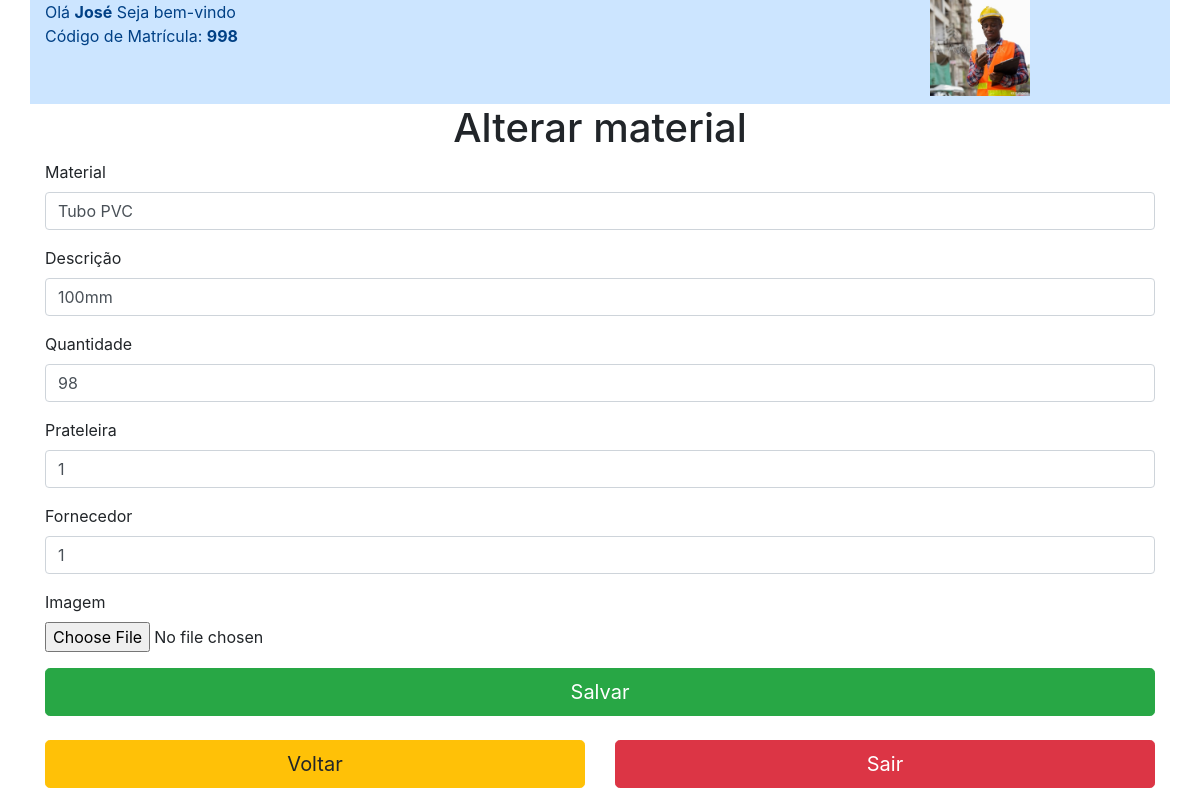
Before: /editar.php?id=1 (signed in) with the older database file.
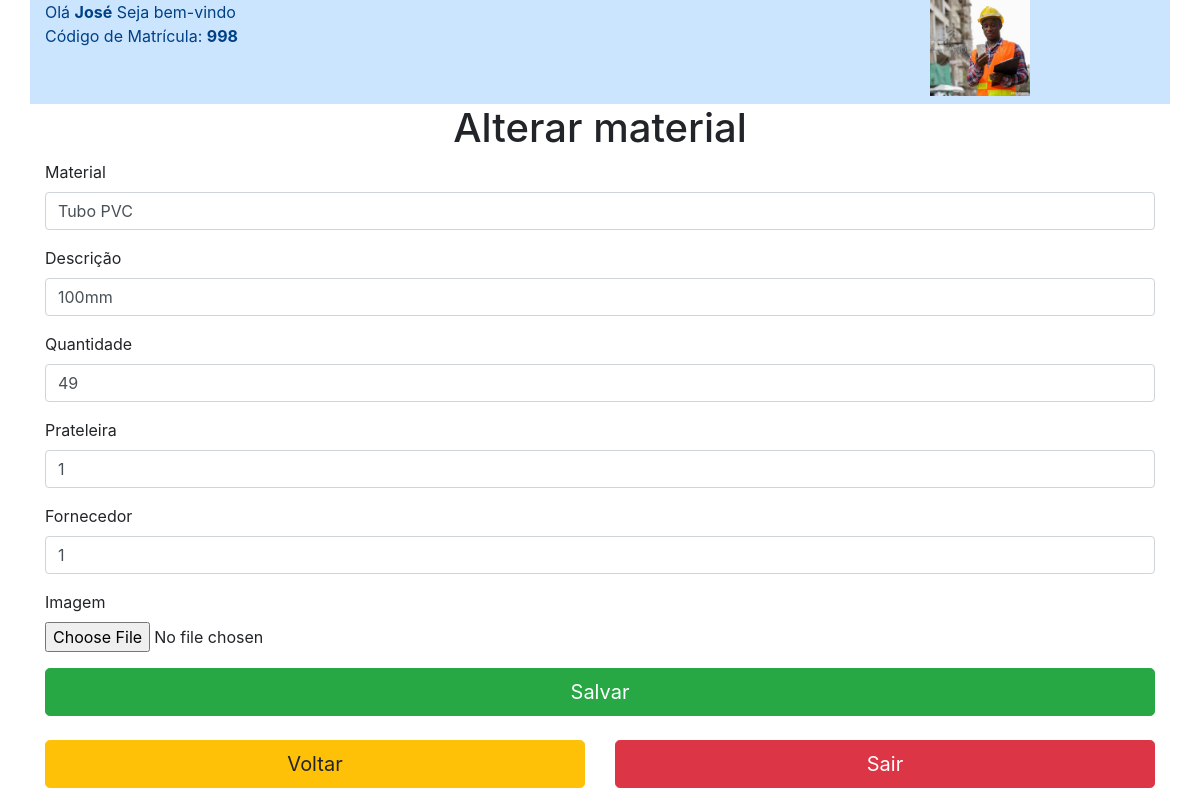
After: the same page with the newer database file.
### tables this page shows
CREATE TABLE `material` (
  `id_material` int(4) NOT NULL AUTO_INCREMENT,
  `nome_material` varchar(50) NOT NULL,
  `desc_material` varchar(300) NOT NULL,
  `qtde_estoque` int(11) DEFAULT NULL,
  `id_prat_fk` int(4) NOT NULL,
  `id_forn_fk` int(4) NOT NULL,
  `imagem` varchar(100) DEFAULT NULL,
  PRIMARY KEY (`id_material`),
  KEY `id_prat_fk` (`id_prat_fk`),
  KEY `id_forn_fk` (`id_forn_fk`),
  CONSTRAINT `MATERIAL_ibfk_1` FOREIGN KEY (`id_prat_fk`) REFERENCES `prateleira` (`id_prat`),
  CONSTRAINT `MATERIAL_ibfk_2` FOREIGN KEY (`id_forn_fk`) REFERENCES `fornecedor` (`id_forn`)
);

### App/Model/conexao.php (called while the page is built, shortened)
<?php
class Conexao{
	private static $instance;
	public static function getConn(){
		if(!isset(self::$instance)):
			self::$instance = new \PDO('mysql:host=localhost; dbname=db_ccmed; charset=utf8', 'root', '');
		endif;
		return self::$instance;
	}
}
 ?>

### App/Model/MaterialDao.php (called while the page is built, shortened)
<?php
class MaterialDao{
	public function editar_material(){
		$id = $_GET['id'];
		$sql = 'SELECT * FROM MATERIAL WHERE id_material = ?';
		$stmt = Conexao::getConn()->prepare($sql);
		$stmt->bindValue(1, $id);
		$stmt->execute();
		$resultado = $stmt->fetchAll(\PDO::FETCH_ASSOC);
		return $resultado;
	}
}
 ?>

### editar.php (the view, shortened to what this page needs)
<?php
$materialDao = new \App\Model\MaterialDao();
$FornecedorDao = new \App\Model\FornecedorDao;
$usuarioDao = new \App\Model\UsuarioDao;
foreach ($materialDao->editar_material() as $editar);
if (!isset($_SESSION['id_usuario'])) {
    session_destroy();
    header("location:login.php");
} else {
    echo
        $usuarioDao->mostrarSessao();
}
?>
<!DOCTYPE html>
<html lang="pt-br">
<head>
    <link rel="stylesheet" href="https://stackpath.bootstrapcdn.com/bootstrap/4.5.2/css/bootstrap.min.css">
    <link href="custom.css" rel="stylesheet">
</head>
<body>
    <div class="container">
        <div class="row">
            <div class="container" style="display: flex; align-items: center; justify-content: center">
                <h1 class="">Alterar material</h1>
            </div>
        </div>
    </div>
    <div class="container">
        <div class="row">
            <div class="col-sm-12">
                <form class="mb-" action="<?php $_SERVER['PHP_SELF']; ?>" method="POST" enctype="multipart/form-data">
                    <div class="form-group">
                        <label for="nome">Material</label>
                        <input type="text" class="form-control" id="nome" name="nome_material_edit" placeholder="Digite o nome do material" value="<?= $editar['nome_material']; ?>">
                    </div>
                    <div class="form-group">
                        <label for="descricao">Descrição</label>
                        <input type="text" class="form-control" name="desc_material_edit" placeholder="descricao" value="<?= $editar['desc_material']; ?>" required>
                    </div>
                    <div class="form-group">
                        <label for="descricao">Quantidade</label>
                        <input type="number" class="form-control" id="quantidade" name="qtde_estoque_edit" placeholder="Quantidade" value="<?= $editar['qtde_estoque']; ?>" pattern="[0-9]+$" min="1" required>
                    </div>
                    <div class="form-group">
                        <label for="descricao">Prateleira</label>
                        <input type="number" class="form-control" id="local" name="id_prat_fk_edit" placeholder="id prateleira" value="<?= $editar['id_prat_fk']; ?>" min="1" max="16" required>
                    </div>
                    <div class="form-group">
                        <?php
                        $array = $FornecedorDao->contar();
                        $max = implode(end($array));
                        ?>
                        <label for="descricao">Fornecedor</label>
                        <input type="number" class="form-control" id="local" name="id_forn_fk_edit" placeholder="id fornecedor" value="<?= $editar['id_forn_fk']; ?>" min="1" max="<?php echo $max; ?>" required>
                    </div>
                    <div class="form-group">
                        <label for="imagem">Imagem</label>
                        <input type="file" class="form-control-file" name="nome_imagem_edit">
                    </div>
                    <button type="submit" class="btn btn-success btn-block btn-lg mt-2" name="btnEditar">Salvar</button>
                </form>
            </div>
        </div>
    </div>
    <div class="container mt-2 mb-2">
		<div class="row">
			<div class="col-sm-6 col-6">
            <a href="index.php">
				<button  class="btn btn-warning btn-block btn-lg">Voltar</button>
            </a>
            </div>
            <div class="col-sm-6 col-6">
                <form action="<?php $_SERVER['PHP_SELF'];?>" method="post">
                    <input type="submit" name="btnSair" class="btn btn-danger btn-block btn-lg mb-2" value="Sair">
                </form>
                </div>
			</div>
		</div>
</body>

Changed rows visible on the page:
changed material "Tubo PVC": qtde_estoque_edit "98" → "49"
